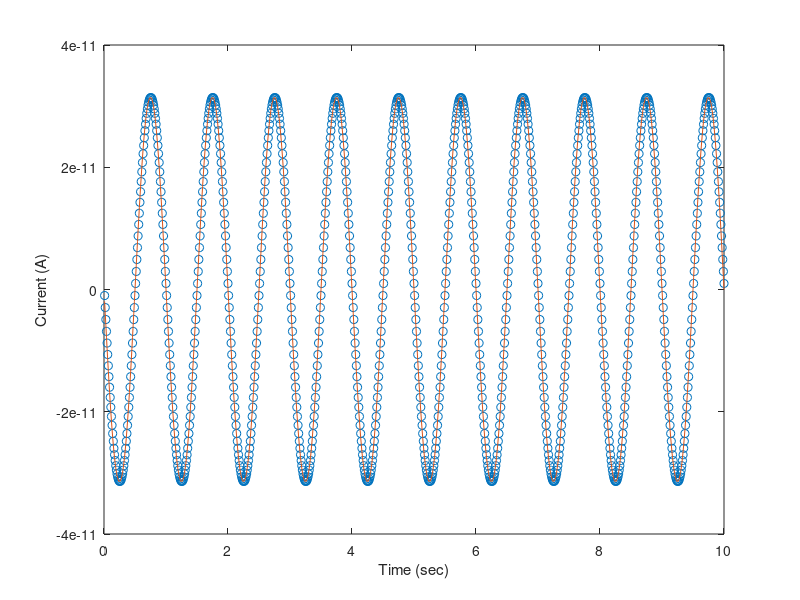
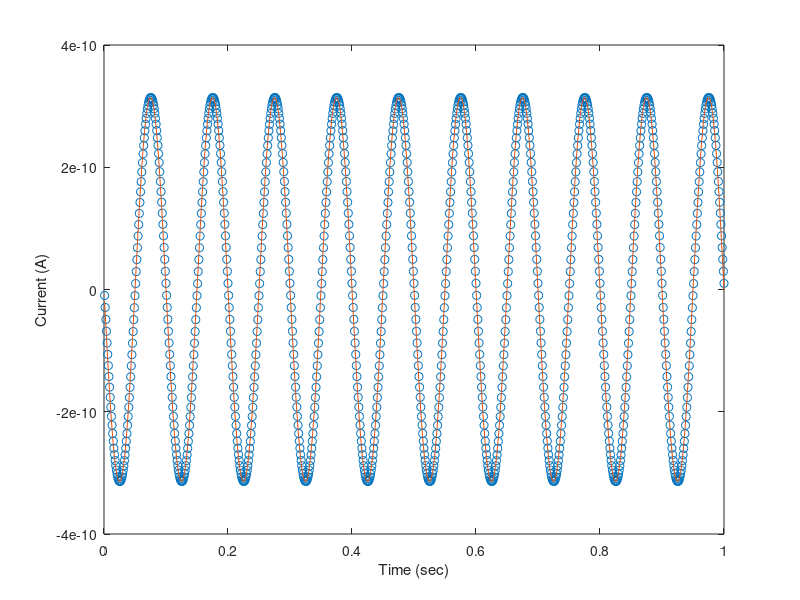
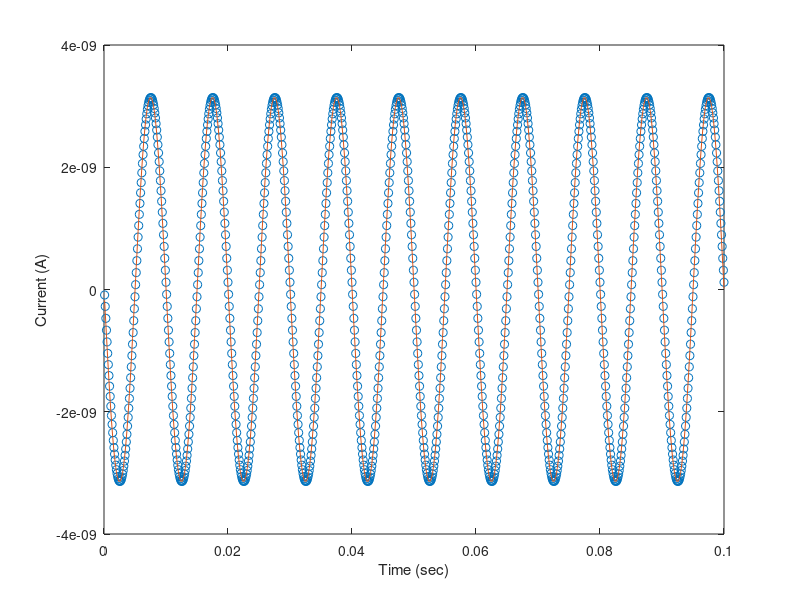
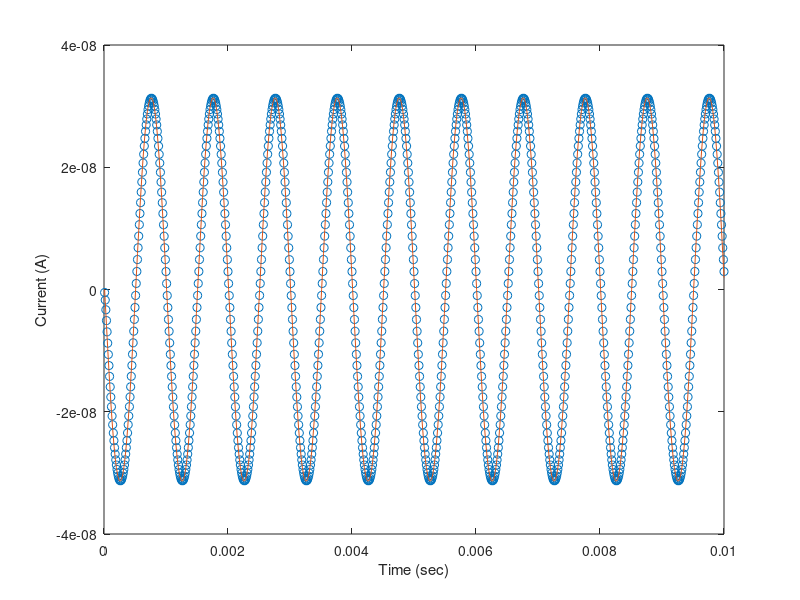

These charts were generated, in order, by the following MATLAB code:

clear all;
R = 2e6; % Ohm
C = 5e-12; % F
for jj=0:5
freq = 10^(jj); % Hz
w=2*pi*freq;
deltat = 1/freq/100; % 0.01 of a period

A = zeros(5,5);
A(1,:) = [0 0 0 1 0];
A(2,:) = [0 1 0 -C/deltat C/deltat];
A(3,:) = [0 0 1 0 -1/R];
A(4,:) = [1 1 0 0 0];
A(5,:) = [0 -1 1 0 0];

b = zeros(5,1);
solution = [0 0 0 1 0]';
N = 1000;
for ii=1:N
    t = ii*deltat;
    x(ii,1)=t;
    solution_old = solution;
    b(1,1) = cos(w*t);
    b(2,1) = -C/deltat*(solution_old(4,1)-solution_old(5,1));
    
    solution = A \ b;
    I(ii,1) = solution(3,1);
    c(ii,1) = w*w*R*C*C*cos(w*t)/(1+(w*R*C)^2) - w*C*sin(w*t)/(1+(w*R*C)^2);
end
figure(jj+1)
plot(x(:,1),I(:,1),'o'); hold on;
plot(x(:,1),c(:,1));
xlabel('Time (sec)');
ylabel('Current (A)');
end
